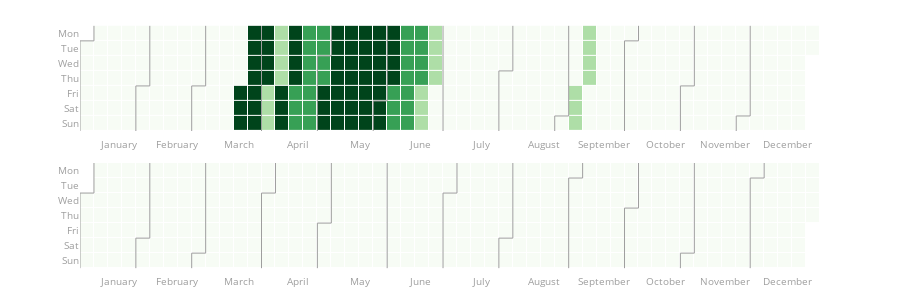

The code cell stored with this chart in its notebook:
### Code cell
dailydata['pollen'] = [0 if risk=='good' else 1 if risk=='baixos' else 2 if risk=='elevados'
                     else 3 for risk in dailydata['pollen_intensity']]
# creating the plot
fig = calplot(
         dailydata,
         x='datetime',
         y='pollen'
)
fig.show()

### Figure 1 — Plotly figure (JSON) as saved in the notebook; plotly's stock layout.template omitted (floating-point values rounded to 4 significant figures; data arrays with more than 128 entries replaced by an {"elided": "..."} marker saying what was removed)
{"data": [{"colorscale": [[0, "rgb(247,252,245)"], [0.125, "rgb(229,245,224)"], [0.25, "rgb(199,233,192)"], [0.375, "rgb(161,217,155)"], [0.5, "rgb(116,196,118)"], [0.625, "rgb(65,171,93)"], [0.75, "rgb(35,139,69)"], [0.875, "rgb(0,109,44)"], [1, "rgb(0,68,27)"]], "customdata": {"elided": "365x2 str values"}, "hovertemplate": "%{customdata[0]} <br>Week=%{x} <br>%{customdata[1]}=%{z}", "name": "2019", "showscale": false, "type": "heatmap", "x": {"elided": "365 int values"}, "xaxis": "x", "xgap": 1, "y": {"elided": "365 int values"}, "yaxis": "y", "ygap": 1, "z": {"elided": "365 int values"}, "zmax": 3, "zmin": 0}, {"hoverinfo": "skip", "line": {"color": "#9e9e9e", "width": 1}, "mode": "lines", "type": "scatter", "x": [-0.5, -0.5], "xaxis": "x", "y": [0.5, 6.5], "yaxis": "y"}, {"hoverinfo": "skip", "line": {"color": "#9e9e9e", "width": 1}, "mode": "lines", "type": "scatter", "x": [-0.5, 0.5], "xaxis": "x", "y": [0.5, 0.5], "yaxis": "y"}, {"hoverinfo": "skip", "line": {"color": "#9e9e9e", "width": 1}, "mode": "lines", "type": "scatter", "x": [0.5, 0.5], "xaxis": "x", "y": [0.5, -0.5], "yaxis": "y"}, {"hoverinfo": "skip", "line": {"color": "#9e9e9e", "width": 1}, "mode": "lines", "type": "scatter", "x": [3.5, 3.5], "xaxis": "x", "y": [3.5, 6.5], "yaxis": "y"}, {"hoverinfo": "skip", "line": {"color": "#9e9e9e", "width": 1}, "mode": "lines", "type": "scatter", "x": [3.5, 4.5], "xaxis": "x", "y": [3.5, 3.5], "yaxis": "y"}, {"hoverinfo": "skip", "line": {"color": "#9e9e9e", "width": 1}, "mode": "lines", "type": "scatter", "x": [4.5, 4.5], "xaxis": "x", "y": [3.5, -0.5], "yaxis": "y"}, {"hoverinfo": "skip", "line": {"color": "#9e9e9e", "width": 1}, "mode": "lines", "type": "scatter", "x": [7.5, 7.5], "xaxis": "x", "y": [3.5, 6.5], "yaxis": "y"}, {"hoverinfo": "skip", "line": {"color": "#9e9e9e", "width": 1}, "mode": "lines", "type": "scatter", "x": [7.5, 8.5], "xaxis": "x", "y": [3.5, 3.5], "yaxis": "y"}, {"hoverinfo": "skip", "line": {"color": "#9e9e9e", "width": 1}, "mode": "lines", "type": "scatter", "x": [8.5, 8.5], "xaxis": "x", "y": [3.5, -0.5], "yaxis": "y"}, {"hoverinfo": "skip", "line": {"color": "#9e9e9e", "width": 1}, "mode": "lines", "type": "scatter", "x": [12.5, 12.5], "xaxis": "x", "y": [-0.5, 6.5], "yaxis": "y"}, {"hoverinfo": "skip", "line": {"color": "#9e9e9e", "width": 1}, "mode": "lines", "type": "scatter", "x": [16.5, 16.5], "xaxis": "x", "y": [1.5, 6.5], "yaxis": "y"}, {"hoverinfo": "skip", "line": {"color": "#9e9e9e", "width": 1}, "mode": "lines", "type": "scatter", "x": [16.5, 17.5], "xaxis": "x", "y": [1.5, 1.5], "yaxis": "y"}, {"hoverinfo": "skip", "line": {"color": "#9e9e9e", "width": 1}, "mode": "lines", "type": "scatter", "x": [17.5, 17.5], "xaxis": "x", "y": [1.5, -0.5], "yaxis": "y"}, {"hoverinfo": "skip", "line": {"color": "#9e9e9e", "width": 1}, "mode": "lines", "type": "scatter", "x": [20.5, 20.5], "xaxis": "x", "y": [4.5, 6.5], "yaxis": "y"}, {"hoverinfo": "skip", "line": {"color": "#9e9e9e", "width": 1}, "mode": "lines", "type": "scatter", "x": [20.5, 21.5], "xaxis": "x", "y": [4.5, 4.5], "yaxis": "y"}, {"hoverinfo": "skip", "line": {"color": "#9e9e9e", "width": 1}, "mode": "lines", "type": "scatter", "x": [21.5, 21.5], "xaxis": "x", "y": [4.5, -0.5], "yaxis": "y"}, {"hoverinfo": "skip", "line": {"color": "#9e9e9e", "width": 1}, "mode": "lines", "type": "scatter", "x": [25.5, 25.5], "xaxis": "x", "y": [-0.5, 6.5], "yaxis": "y"}, {"hoverinfo": "skip", "line": {"color": "#9e9e9e", "width": 1}, "mode": "lines", "type": "scatter", "x": [29.5, 29.5], "xaxis": "x", "y": [2.5, 6.5], "yaxis": "y"}, {"hoverinfo": "skip", "line": {"color": "#9e9e9e", "width": 1}, "mode": "lines", "type": "scatter", "x": [29.5, 30.5], "xaxis": "x", "y": [2.5, 2.5], "yaxis": "y"}, {"hoverinfo": "skip", "line": {"color": "#9e9e9e", "width": 1}, "mode": "lines", "type": "scatter", "x": [30.5, 30.5], "xaxis": "x", "y": [2.5, -0.5], "yaxis": "y"}, {"hoverinfo": "skip", "line": {"color": "#9e9e9e", "width": 1}, "mode": "lines", "type": "scatter", "x": [33.5, 33.5], "xaxis": "x", "y": [5.5, 6.5], "yaxis": "y"}, {"hoverinfo": "skip", "line": {"color": "#9e9e9e", "width": 1}, "mode": "lines", "type": "scatter", "x": [33.5, 34.5], "xaxis": "x", "y": [5.5, 5.5], "yaxis": "y"}, {"hoverinfo": "skip", "line": {"color": "#9e9e9e", "width": 1}, "mode": "lines", "type": "scatter", "x": [34.5, 34.5], "xaxis": "x", "y": [5.5, -0.5], "yaxis": "y"}, {"hoverinfo": "skip", "line": {"color": "#9e9e9e", "width": 1}, "mode": "lines", "type": "scatter", "x": [38.5, 38.5], "xaxis": "x", "y": [0.5, 6.5], "yaxis": "y"}, {"hoverinfo": "skip", "line": {"color": "#9e9e9e", "width": 1}, "mode": "lines", "type": "scatter", "x": [38.5, 39.5], "xaxis": "x", "y": [0.5, 0.5], "yaxis": "y"}, {"hoverinfo": "skip", "line": {"color": "#9e9e9e", "width": 1}, "mode": "lines", "type": "scatter", "x": [39.5, 39.5], "xaxis": "x", "y": [0.5, -0.5], "yaxis": "y"}, {"hoverinfo": "skip", "line": {"color": "#9e9e9e", "width": 1}, "mode": "lines", "type": "scatter", "x": [42.5, 42.5], "xaxis": "x", "y": [3.5, 6.5], "yaxis": "y"}, {"hoverinfo": "skip", "line": {"color": "#9e9e9e", "width": 1}, "mode": "lines", "type": "scatter", "x": [42.5, 43.5], "xaxis": "x", "y": [3.5, 3.5], "yaxis": "y"}, {"hoverinfo": "skip", "line": {"color": "#9e9e9e", "width": 1}, "mode": "lines", "type": "scatter", "x": [43.5, 43.5], "xaxis": "x", "y": [3.5, -0.5], "yaxis": "y"}, {"hoverinfo": "skip", "line": {"color": "#9e9e9e", "width": 1}, "mode": "lines", "type": "scatter", "x": [46.5, 46.5], "xaxis": "x", "y": [5.5, 6.5], "yaxis": "y"}, {"hoverinfo": "skip", "line": {"color": "#9e9e9e", "width": 1}, "mode": "lines", "type": "scatter", "x": [46.5, 47.5], "xaxis": "x", "y": [5.5, 5.5], "yaxis": "y"}, {"hoverinfo": "skip", "line": {"color": "#9e9e9e", "width": 1}, "mode": "lines", "type": "scatter", "x": [47.5, 47.5], "xaxis": "x", "y": [5.5, -0.5], "yaxis": "y"}, {"colorscale": [[0, "rgb(247,252,245)"], [0.125, "rgb(229,245,224)"], [0.25, "rgb(199,233,192)"], [0.375, "rgb(161,217,155)"], [0.5, "rgb(116,196,118)"], [0.625, "rgb(65,171,93)"], [0.75, "rgb(35,139,69)"], [0.875, "rgb(0,109,44)"], [1, "rgb(0,68,27)"]], "customdata": {"elided": "366x2 str values"}, "hovertemplate": "%{customdata[0]} <br>Week=%{x} <br>%{customdata[1]}=%{z}", "name": "2020", "showscale": false, "type": "heatmap", "x": {"elided": "366 int values"}, "xaxis": "x2", "xgap": 1, "y": {"elided": "366 int values"}, "yaxis": "y2", "ygap": 1, "z": {"elided": "366 int values"}, "zmax": 3, "zmin": 0}, {"hoverinfo": "skip", "line": {"color": "#9e9e9e", "width": 1}, "mode": "lines", "type": "scatter", "x": [-0.5, -0.5], "xaxis": "x2", "y": [1.5, 6.5], "yaxis": "y2"}, {"hoverinfo": "skip", "line": {"color": "#9e9e9e", "width": 1}, "mode": "lines", "type": "scatter", "x": [-0.5, 0.5], "xaxis": "x2", "y": [1.5, 1.5], "yaxis": "y2"}, {"hoverinfo": "skip", "line": {"color": "#9e9e9e", "width": 1}, "mode": "lines", "type": "scatter", "x": [0.5, 0.5], "xaxis": "x2", "y": [1.5, -0.5], "yaxis": "y2"}, {"hoverinfo": "skip", "line": {"color": "#9e9e9e", "width": 1}, "mode": "lines", "type": "scatter", "x": [3.5, 3.5], "xaxis": "x2", "y": [4.5, 6.5], "yaxis": "y2"}, {"hoverinfo": "skip", "line": {"color": "#9e9e9e", "width": 1}, "mode": "lines", "type": "scatter", "x": [3.5, 4.5], "xaxis": "x2", "y": [4.5, 4.5], "yaxis": "y2"}, {"hoverinfo": "skip", "line": {"color": "#9e9e9e", "width": 1}, "mode": "lines", "type": "scatter", "x": [4.5, 4.5], "xaxis": "x2", "y": [4.5, -0.5], "yaxis": "y2"}, {"hoverinfo": "skip", "line": {"color": "#9e9e9e", "width": 1}, "mode": "lines", "type": "scatter", "x": [7.5, 7.5], "xaxis": "x2", "y": [5.5, 6.5], "yaxis": "y2"}, {"hoverinfo": "skip", "line": {"color": "#9e9e9e", "width": 1}, "mode": "lines", "type": "scatter", "x": [7.5, 8.5], "xaxis": "x2", "y": [5.5, 5.5], "yaxis": "y2"}, {"hoverinfo": "skip", "line": {"color": "#9e9e9e", "width": 1}, "mode": "lines", "type": "scatter", "x": [8.5, 8.5], "xaxis": "x2", "y": [5.5, -0.5], "yaxis": "y2"}, {"hoverinfo": "skip", "line": {"color": "#9e9e9e", "width": 1}, "mode": "lines", "type": "scatter", "x": [12.5, 12.5], "xaxis": "x2", "y": [1.5, 6.5], "yaxis": "y2"}, {"hoverinfo": "skip", "line": {"color": "#9e9e9e", "width": 1}, "mode": "lines", "type": "scatter", "x": [12.5, 13.5], "xaxis": "x2", "y": [1.5, 1.5], "yaxis": "y2"}, {"hoverinfo": "skip", "line": {"color": "#9e9e9e", "width": 1}, "mode": "lines", "type": "scatter", "x": [13.5, 13.5], "xaxis": "x2", "y": [1.5, -0.5], "yaxis": "y2"}, {"hoverinfo": "skip", "line": {"color": "#9e9e9e", "width": 1}, "mode": "lines", "type": "scatter", "x": [16.5, 16.5], "xaxis": "x2", "y": [3.5, 6.5], "yaxis": "y2"}, {"hoverinfo": "skip", "line": {"color": "#9e9e9e", "width": 1}, "mode": "lines", "type": "scatter", "x": [16.5, 17.5], "xaxis": "x2", "y": [3.5, 3.5], "yaxis": "y2"}, {"hoverinfo": "skip", "line": {"color": "#9e9e9e", "width": 1}, "mode": "lines", "type": "scatter", "x": [17.5, 17.5], "xaxis": "x2", "y": [3.5, -0.5], "yaxis": "y2"}, {"hoverinfo": "skip", "line": {"color": "#9e9e9e", "width": 1}, "mode": "lines", "type": "scatter", "x": [21.5, 21.5], "xaxis": "x2", "y": [-0.5, 6.5], "yaxis": "y2"}, {"hoverinfo": "skip", "line": {"color": "#9e9e9e", "width": 1}, "mode": "lines", "type": "scatter", "x": [25.5, 25.5], "xaxis": "x2", "y": [1.5, 6.5], "yaxis": "y2"}, {"hoverinfo": "skip", "line": {"color": "#9e9e9e", "width": 1}, "mode": "lines", "type": "scatter", "x": [25.5, 26.5], "xaxis": "x2", "y": [1.5, 1.5], "yaxis": "y2"}, {"hoverinfo": "skip", "line": {"color": "#9e9e9e", "width": 1}, "mode": "lines", "type": "scatter", "x": [26.5, 26.5], "xaxis": "x2", "y": [1.5, -0.5], "yaxis": "y2"}, {"hoverinfo": "skip", "line": {"color": "#9e9e9e", "width": 1}, "mode": "lines", "type": "scatter", "x": [29.5, 29.5], "xaxis": "x2", "y": [4.5, 6.5], "yaxis": "y2"}, {"hoverinfo": "skip", "line": {"color": "#9e9e9e", "width": 1}, "mode": "lines", "type": "scatter", "x": [29.5, 30.5], "xaxis": "x2", "y": [4.5, 4.5], "yaxis": "y2"}, {"hoverinfo": "skip", "line": {"color": "#9e9e9e", "width": 1}, "mode": "lines", "type": "scatter", "x": [30.5, 30.5], "xaxis": "x2", "y": [4.5, -0.5], "yaxis": "y2"}, {"hoverinfo": "skip", "line": {"color": "#9e9e9e", "width": 1}, "mode": "lines", "type": "scatter", "x": [34.5, 34.5], "xaxis": "x2", "y": [0.5, 6.5], "yaxis": "y2"}, {"hoverinfo": "skip", "line": {"color": "#9e9e9e", "width": 1}, "mode": "lines", "type": "scatter", "x": [34.5, 35.5], "xaxis": "x2", "y": [0.5, 0.5], "yaxis": "y2"}, {"hoverinfo": "skip", "line": {"color": "#9e9e9e", "width": 1}, "mode": "lines", "type": "scatter", "x": [35.5, 35.5], "xaxis": "x2", "y": [0.5, -0.5], "yaxis": "y2"}, {"hoverinfo": "skip", "line": {"color": "#9e9e9e", "width": 1}, "mode": "lines", "type": "scatter", "x": [38.5, 38.5], "xaxis": "x2", "y": [2.5, 6.5], "yaxis": "y2"}, {"hoverinfo": "skip", "line": {"color": "#9e9e9e", "width": 1}, "mode": "lines", "type": "scatter", "x": [38.5, 39.5], "xaxis": "x2", "y": [2.5, 2.5], "yaxis": "y2"}, {"hoverinfo": "skip", "line": {"color": "#9e9e9e", "width": 1}, "mode": "lines", "type": "scatter", "x": [39.5, 39.5], "xaxis": "x2", "y": [2.5, -0.5], "yaxis": "y2"}, {"hoverinfo": "skip", "line": {"color": "#9e9e9e", "width": 1}, "mode": "lines", "type": "scatter", "x": [42.5, 42.5], "xaxis": "x2", "y": [5.5, 6.5], "yaxis": "y2"}, {"hoverinfo": "skip", "line": {"color": "#9e9e9e", "width": 1}, "mode": "lines", "type": "scatter", "x": [42.5, 43.5], "xaxis": "x2", "y": [5.5, 5.5], "yaxis": "y2"}, {"hoverinfo": "skip", "line": {"color": "#9e9e9e", "width": 1}, "mode": "lines", "type": "scatter", "x": [43.5, 43.5], "xaxis": "x2", "y": [5.5, -0.5], "yaxis": "y2"}, {"hoverinfo": "skip", "line": {"color": "#9e9e9e", "width": 1}, "mode": "lines", "type": "scatter", "x": [47.5, 47.5], "xaxis": "x2", "y": [0.5, 6.5], "yaxis": "y2"}, {"hoverinfo": "skip", "line": {"color": "#9e9e9e", "width": 1}, "mode": "lines", "type": "scatter", "x": [47.5, 48.5], "xaxis": "x2", "y": [0.5, 0.5], "yaxis": "y2"}, {"hoverinfo": "skip", "line": {"color": "#9e9e9e", "width": 1}, "mode": "lines", "type": "scatter", "x": [48.5, 48.5], "xaxis": "x2", "y": [0.5, -0.5], "yaxis": "y2"}], "layout": {"font": {"color": "#9e9e9e", "size": 10}, "height": 300, "margin": {"b": 20, "t": 20}, "plot_bgcolor": "#fff", "showlegend": false, "title": {"text": ""}, "xaxis": {"anchor": "y", "domain": [0, 1], "showgrid": false, "showline": false, "tickmode": "array", "ticktext": ["January", "February", "March", "April", "May", "June", "July", "August", "September", "October", "November", "December"], "tickvals": [2.286, 6.429, 10.86, 15.14, 19.57, 23.86, 28.29, 32.71, 37, 41.43, 45.71, 50.14], "zeroline": false}, "xaxis2": {"anchor": "y2", "domain": [0, 1], "showgrid": false, "showline": false, "tickmode": "array", "ticktext": ["January", "February", "March", "April", "May", "June", "July", "August", "September", "October", "November", "December"], "tickvals": [2.286, 6.429, 10.86, 15.14, 19.57, 23.86, 28.29, 32.71, 37, 41.43, 45.71, 50.14], "zeroline": false}, "yaxis": {"anchor": "x", "autorange": "reversed", "domain": [0.54, 1], "showgrid": false, "showline": false, "tickmode": "array", "ticktext": ["Mon", "Tue", "Wed", "Thu", "Fri", "Sat", "Sun"], "tickvals": [0, 1, 2, 3, 4, 5, 6], "zeroline": false}, "yaxis2": {"anchor": "x2", "autorange": "reversed", "domain": [0, 0.46], "showgrid": false, "showline": false, "tickmode": "array", "ticktext": ["Mon", "Tue", "Wed", "Thu", "Fri", "Sat", "Sun"], "tickvals": [0, 1, 2, 3, 4, 5, 6], "zeroline": false}}}
